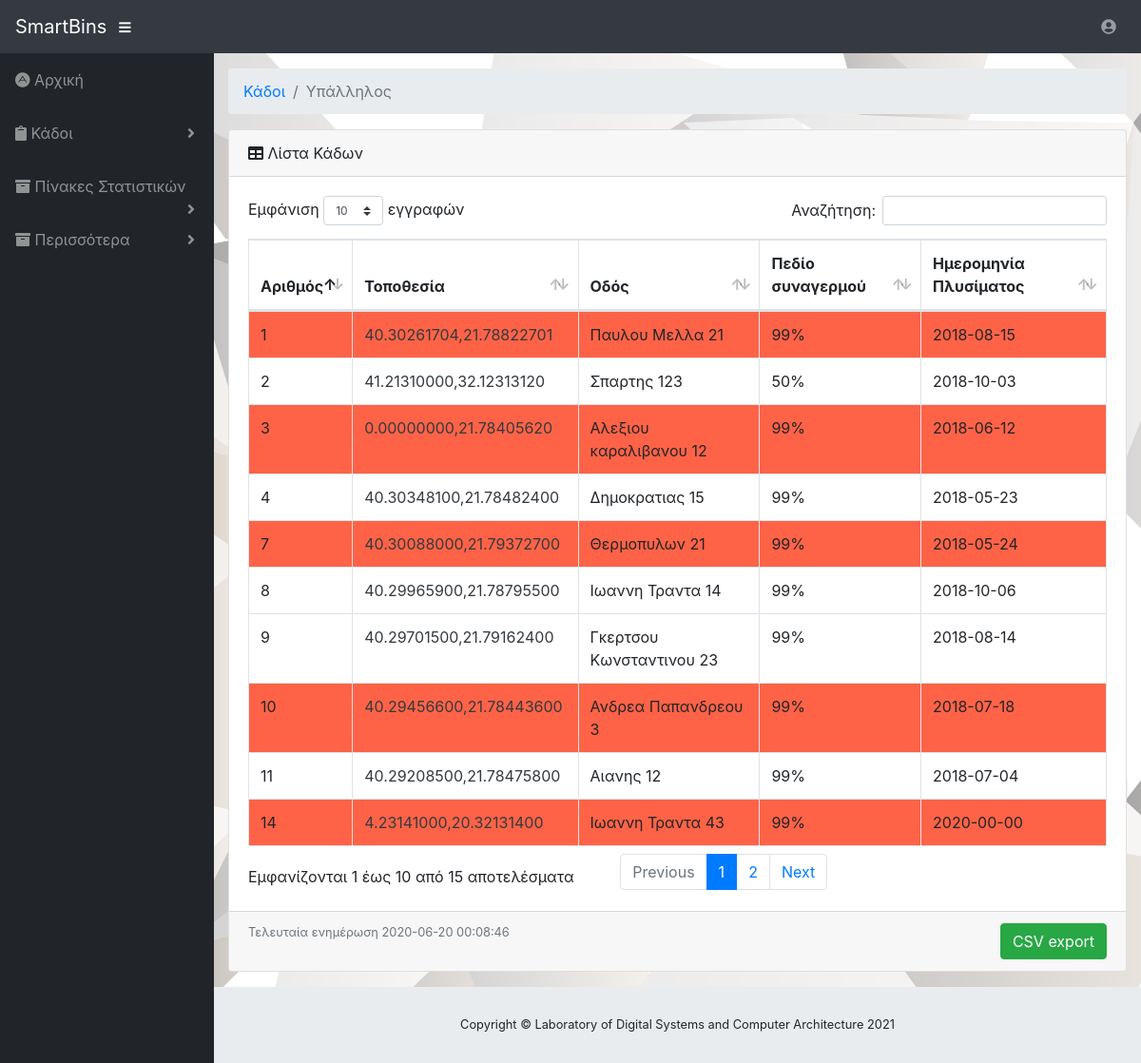
The app's page /emp_list_of_bins.php (signed in) with its own data.
### tables this page shows
CREATE TABLE `bin` (
  `id_bin` int(11) NOT NULL,
  `lat` decimal(10,8) NOT NULL,
  `lng` decimal(11,8) NOT NULL,
  `description` varchar(1000) NOT NULL,
  `status` int(11) NOT NULL,
  `alert` int(11) NOT NULL,
  `washDate` date NOT NULL
);

### includes/db.class.php (called while the page is built, shortened)
<?php
class DB{
    public function getConnection()
    {
		$this->servername = "/zstorage/home/ece00888/mysql/run/mysql.sock";
		$this->username = "root";
		$this->password = "";
		$this->dbname = "garbage_managment";
		$pdo_options = array(PDO::ATTR_DEFAULT_FETCH_MODE => PDO::FETCH_OBJ, PDO::ATTR_ERRMODE => PDO::ERRMODE_WARNING,PDO::MYSQL_ATTR_INIT_COMMAND => "SET NAMES utf8mb4");
		try {
			$dsn = "mysql:unix_socket=".$this->servername.";dbname=".$this->dbname;
			$pdo = new PDO($dsn, $this->username, $this->password,$pdo_options);
			return $pdo;
		} catch (PDOException $e) {
		    echo "failed:" .$e->getMessage();
		}
    }
}
?>

### emp_list_of_bins.php (the view, shortened to what this page needs)
<?php
require 'includes/functions.php';
require 'includes/emp_functions.php';
emp_page();
$bins=select_list_of_bins_sql();
$sql1="SELECT max(timestamp) FROM logfiles WHERE action='103' OR action='110' OR action='112' OR action='118'" ;
$lastUpdate=get_last_update($sql1);
echo"
<ol class='breadcrumb'>
            <li class='breadcrumb-item'>
              <a href='#'>" .  __('Κάδοι')  . "</a>
            </li>
            <li class='breadcrumb-item active'>" .  __('Υπάλληλος')  . "</li>
</ol>";
echo "
 <div class=\"card mb-3\">
            <div class=\"card-header\">
              <i class=\"fas fa-table\"></i>
              ".  __('Λίστα Κάδων')  ."</div>
            <div class=\"card-body\">
              <div class=\"table-responsive\">
                <table class=\"table table-bordered\" id=\"dataTable\" width=\"100%\" cellspacing=\"0\">
                  <thead>
                    <tr>
                      <th>".  __('Αριθμός')  ."</th>
                      <th>".  __('Τοποθεσία')  ."</th>
                      <th>".  __('Οδός')  ."</th>
                      <th>".  __('Πεδίο συναγερμού')  ."</th>
                      <th>".  __('Ημερομηνία Πλυσίματος')  ."</th>
                    </tr>
                  </thead>
                   <tbody>";
foreach($bins as $bin ) {
$fact = check_the_button_sql(1);
	$sql = " SELECT * from stats where timestamp = (SELECT MAX(timestamp) FROM stats WHERE bin_id = :b_id)";
    $stmt = $conn->prepare($sql);
    $stmt->execute(array(':b_id' => $bin->id_bin));
    $stats=$stmt->fetch();
if($stats > $bin->alert) {
        echo '<tr style="background-color:rgb(255, 99, 71);">';
}
else{
    echo '<tr>';
}
if (in_array($bin->id_bin,$fact)) echo  "<td>" . $bin->id_bin. "<span class='badge badge-dark'><i  class='fas fa-exclamation-triangle' style='font-size:20px;color:yellow;'></i></span>  </td>" ;
		else echo "<td>" . $bin->id_bin. "</td>" ;
    echo
                    "<td> <a href='https://www.google.gr/maps/place/". $bin->lat.",".$bin->lng."' style='text-decoration: none;color: #343a40;'/>" . $bin->lat.",".$bin->lng.  "</td>" .
                    "<td>" . $bin->description. "</td>" .
                    "<td>" . $bin->alert. "%</td>" .
                    "<td>" . $bin->washDate. "</td>" .
                "</tr>";
}
echo"
                  </tbody>
                </table>
              </div>
            </div>
            <div class=\"card-footer small text-muted\">Τελευταία ενημέρωση " .$lastUpdate[0]. "
            <div class='float-sm-right'>
                <a href='csv_export_bins.php' class='btn btn-success btn-xl'> ".__('CSV export')."</a>
            </div>
            </div>
 </div>
";
adminFooter();
?>

### includes/emp_functions.php (shortened to what this page needs)
<?php
function emp_page(){
    echo "
   <!DOCTYPE html>
<html lang=\"en\">
  <head>
	<link rel='stylesheet' href='https://unpkg.com/leaflet@1.6.0/dist/leaflet.css'/>
    <link href=\"assets/css/bootstrap.min.css\" rel=\"stylesheet\">
    <link href=\"assets/fontawesome-free/css/all.min.css\" rel=\"stylesheet\" type=\"text/css\">
    <link href=\"assets/css/dataTables.bootstrap4.min.css\" rel=\"stylesheet\">
    <link href=\"assets/css/sb-admin.min.css\" rel=\"stylesheet\">
  </head>
  <body id=\"page-top\">
    <nav class=\"navbar navbar-expand navbar-dark bg-dark static-top\">
      <a class=\"navbar-brand mr-1\" href=\"emp_index.php\">SmartBins</a>
      <button class=\"btn btn-link btn-sm text-white order-1 order-sm-0\" id=\"sidebarToggle\" href=\"#\">
        <i class=\"fas fa-bars\"></i>
      </button>
      <ul class=\"navbar-nav ml-auto \">
        <li class=\"nav-item dropdown no-arrow\">
          <a class=\"nav-link dropdown-toggle\" href=\"#\" id=\"userDropdown\" role=\"button\" data-toggle=\"dropdown\" aria-haspopup=\"true\" aria-expanded=\"false\">
            <i class=\"fas fa-user-circle fa-fw\"></i>
          </a>
            <a class='dropdown-item' href='logout.php' ><span class='fas fa-sign-out-alt'></span>" . __('Εξοδος') . "</a>
        </li>
      </ul>
    </nav>
    <div id=\"wrapper\">
      <ul class=\"sidebar navbar-nav\">
        <li class=\"nav-item\">
          <a class=\"nav-link\" href=\"emp_index.php\">
            <i class=\"fab fa-adn\"></i>
            <span>" .  __('Αρχική')  . "</span>
          </a>
        </li>
        <li class=\"nav-item dropdown\">
          <a class=\"nav-link dropdown-toggle\" href=\"#\" id=\"pagesDropdown\" role=\"button\" data-toggle=\"dropdown\" aria-haspopup=\"true\" aria-expanded=\"false\">
            <i class=\"fas fa-clipboard	\"></i>
            <span>" .  __('Κάδοι')  . "</span>
          </a>
            <h6 class=\"dropdown-header\">" .  __('Λειτουργίες:')  . "</h6>
            <a class=\"dropdown-item\" href='emp_list_of_bins.php'>" .  __('Λίστα Κάδων')  . "</a>
            <a class=\"dropdown-item\" href='emp_deleted_list_of_bins.php'>" .  __('Απενεργοποιημένοι')  . "</a>
        </li>
        <li class=\"nav-item dropdown\">
          <a class=\"nav-link dropdown-toggle\" href=\"#\" id=\"pagesDropdown\" role=\"button\" data-toggle=\"dropdown\" aria-haspopup=\"true\" aria-expanded=\"false\">
            <i class=\"fas fa-archive\"></i>
            <span>" .  __('Πίνακες Στατιστικών')  . "</span>
          </a>
            <h6 class=\"dropdown-header\">" .  __('Στατιστικά:')  . "</h6>
            <a class=\"dropdown-item\" href='emp_stats_tables.php'>" .  __('Γενικοί Πίνακες')  . "</a>
        </li>
        <li class=\"nav-item dropdown\">
          <a class=\"nav-link dropdown-toggle\" href=\"#\" id=\"pagesDropdown\" role=\"button\" data-toggle=\"dropdown\" aria-haspopup=\"true\" aria-expanded=\"false\">
            <i class=\"fas fa-archive\"></i>
            <span>" .  __('Περισσότερα')  . "</span>
          </a>
            <h6 class=\"dropdown-header\">" .  __('Δυνατότητες:')  . "</h6>
			<a class=\"dropdown-item\" href='map.php'>" .  __('Χάρτης Κάδων')  . "</a>
        </li>
      </ul>
        <div id=\"content-wrapper\">
            <div class=\"container-fluid\">
          ";
}
?>

### includes/functions.php (shortened to what this page needs)
<?php
require_once "headers.php";
function __($str) {
    if ($_SESSION['lang']=="en") {
        return $lang[$_SESSION['lang']][$str];
    }else {
        return $str;
    }
}
function select_list_of_bins_sql(){
		$sql="SELECT id_bin, lat, lng, description, alert,washDate FROM bin WHERE status=1";
		$stmt =DB::instance()->getConnection()->prepare($sql);
		$stmt->execute();
		$bins=$stmt->fetchAll();
		return $bins;
}
function check_the_button_sql(){
	global $conn;
	$bins = select_list_of_bins_sql();
	$idd=array();
	foreach($bins as $bin){
		$sql1="SELECT * FROM stats WHERE bin_id=:bid ORDER BY timestamp DESC LIMIT 2 ";
		$stmt1 = $conn->prepare($sql1);
		$stmt1->execute(array(':bid'=> $bin->id_bin));
		$results=$stmt1->fetchAll();
		$arr=array();
		$but=array();
	}
	return $idd;
}
function get_last_update($sql1){
	global $conn;
	$stmt1 = $conn->prepare($sql1);
	$stmt1->execute();
	$lastUpdate=$stmt1->fetch(PDO::FETCH_BOTH);
	return $lastUpdate;
}
function adminFooter(){
    echo"
    </div>
        <footer class=\"sticky-footer\">
          <div class=\"container my-auto\">
            <div class=\"copyright text-center my-auto\">
              <span>Copyright © Laboratory of Digital Systems and Computer Architecture ". date('Y') ."</span>
            </div>
          </div>
        </footer>
      </div>
    </div>
    <a class=\"scroll-to-top rounded\" href=\"#page-top\">
      <i class=\"fas fa-angle-up\"></i>
    </a>
    <script src=\"assets/js/jquery.min.js\"></script>
    <script src=\"assets/js/bootstrap.bundle.min.js\"></script>
    <script src=\"assets/js/jquery.easing.min.js\"></script>
    <script src=\"assets/js/sb-admin.min.js\"></script>
    <script src=\"assets/js/jquery.dataTables.min.js\"></script>
    <script src=\"assets/js/dataTables.bootstrap4.min.js\"></script>
    <script src=\"assets/js/datatables-demo.js\"></script>
  </body>
</html>
    ";
}

### records on screen
bin: id_bin "1", lat "40.30261704", lng "21.78822701", description "Παυλου Μελλα 21", alert "99", washDate "2018-08-15"
bin: id_bin "2", lat "41.21310000", lng "32.12313120", description "Σπαρτης 123", alert "50", washDate "2018-10-03"
bin: id_bin "3", lat "0.00000000", lng "21.78405620", description "Αλεξιου καραλιβανου 12", alert "99", washDate "2018-06-12"
bin: id_bin "4", lat "40.30348100", lng "21.78482400", description "Δημοκρατιας 15", alert "99", washDate "2018-05-23"
bin: id_bin "7", lat "40.30088000", lng "21.79372700", description "Θερμοπυλων 21", alert "99", washDate "2018-05-24"
bin: id_bin "8", lat "40.29965900", lng "21.78795500", description "Ιωαννη Τραντα 14", alert "99", washDate "2018-10-06"
bin: id_bin "9", lat "40.29701500", lng "21.79162400", description "Γκερτσου Κωνσταντινου 23", alert "99", washDate "2018-08-14"
bin: id_bin "10", lat "40.29456600", lng "21.78443600", description "Ανδρεα Παπανδρεου 3", alert "99", washDate "2018-07-18"
bin: id_bin "11", lat "40.29208500", lng "21.78475800", description "Αιανης 12", alert "99", washDate "2018-07-04"
bin: id_bin "14", lat "4.23141000", lng "20.32131400", description "Ιωαννη Τραντα 43", alert "99", washDate "2020-00-00"

### other values on screen
__('Αρχική') "Αρχική"
__('Κάδοι') "Κάδοι"
__('Πίνακες Στατιστικών') "Πίνακες Στατιστικών"
__('Περισσότερα') "Περισσότερα"
__('Υπάλληλος') "Υπάλληλος"
__('Λίστα Κάδων') "Λίστα Κάδων"
__('Αριθμός') "Αριθμός"
__('Τοποθεσία') "Τοποθεσία"
__('Οδός') "Οδός"
__('Πεδίο συναγερμού') "Πεδίο συναγερμού"
__('Ημερομηνία Πλυσίματος') "Ημερομηνία Πλυσίματος"
$lastUpdate[0] "2020-06-20 00:08:46"
__('CSV export') "CSV export"
